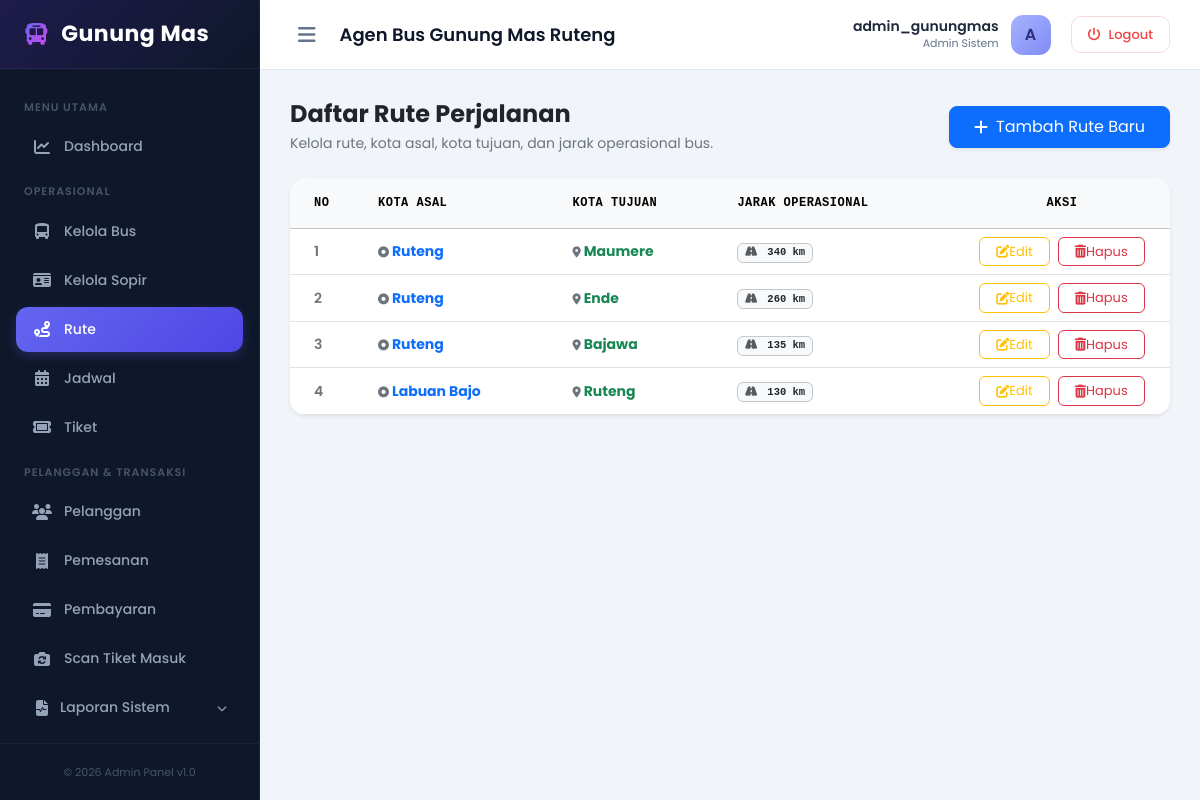
Page /dashboard/rute/ (signed in) on the committed database.
### core/models.py (models this page shows, shortened)
class Rute(models.Model):
    id_rute = models.AutoField(primary_key=True)
    kota_asal = models.CharField(max_length=50)
    kota_tujuan = models.CharField(max_length=50)
    jarak = models.CharField(max_length=20, blank=True, null=True)

### core/views.py (the view)
# urls.py: path('dashboard/rute/', views.rute_index, name='rute_index'),
def rute_index(request):
    if 'admin_id' not in request.session:
        return redirect('login')
    semua_rute = Rute.objects.all().order_by('-id_rute')
    context = {
        'username': request.session.get('admin_username'),
        'semua_rute': semua_rute
    }
    return render(request, 'core/rute/index.html', context)

### core/templates/core/rute/index.html (shortened to what this page needs)
{% extends 'core/base_dashboard.html' %}
{% block content %}
<div class="d-flex flex-column flex-md-row justify-content-between align-items-start align-items-md-center mb-4 gap-3">
    <div>
        <h4 class="fw-bold text-dark mb-1">Daftar Rute Perjalanan</h4>
        <p class="text-secondary small mb-0">Kelola rute, kota asal, kota tujuan, dan jarak operasional bus.</p>
    </div>
    <a href="{% url 'rute_add' %}" class="btn btn-primary px-4 py-2 rounded-3 shadow-sm d-flex align-items-center gap-2">
        <i class="fa-solid fa-plus"></i> Tambah Rute Baru
    </a>
</div>
<div class="card border-0 shadow-sm rounded-4 overflow-hidden">
    <div class="card-body p-0">
        <div class="table-responsive">
            <table class="table table-hover align-middle mb-0" style="min-width: 800px;">
                <thead class="table-light text-secondary font-monospace" style="font-size: 12px; letter-spacing: 0.5px;">
                    <tr>
                        <th class="py-3 ps-4" style="width: 80px;">NO</th>
                        <th class="py-3">KOTA ASAL</th>
                        <th class="py-3">KOTA TUJUAN</th>
                        <th class="py-3">JARAK OPERASIONAL</th>
                        <th class="py-3 pe-4 text-center" style="width: 200px;">AKSI</th>
                    </tr>
                </thead>
                <tbody class="text-dark" style="font-size: 14px;">
                    {% if semua_rute %}
                        {% for rute in semua_rute %}
                            <tr>
                                <td class="ps-4 fw-semibold text-secondary">{{ forloop.counter }}</td>
                                <td class="fw-bold text-primary">
                                    <i class="fa-solid fa-circle-dot me-1.5 text-secondary" style="font-size: 11px;"></i> {{ rute.kota_asal }}
                                </td>
                                <td class="fw-bold text-success">
                                    <i class="fa-solid fa-location-dot me-1.5 text-secondary" style="font-size: 11px;"></i> {{ rute.kota_tujuan }}
                                </td>
                                <td>
                                    {% if rute.jarak %}
                                        <span class="badge bg-light text-dark border border-secondary-subtle px-2.5 py-1.5 font-monospace fs-13">
                                            <i class="fa-solid fa-road me-1 text-muted"></i> {{ rute.jarak }}
                                        </span>
                                    {% else %}
                                        <span class="text-muted font-italic">-</span>
                                    {% endif %}
                                </td>
                                <td class="pe-4 text-center">
                                    <div class="d-flex justify-content-center gap-2">
                                        <a href="{% url 'rute_edit' rute.id_rute %}" class="btn btn-sm btn-outline-warning px-3 rounded-2 d-flex align-items-center gap-1.5" style="font-size: 13px;">
                                            <i class="fa-solid fa-pen-to-square"></i> Edit
                                        </a>
                                        <form action="{% url 'rute_delete' rute.id_rute %}" method="POST" class="delete-form d-inline-block">
                                            <button type="button" class="btn btn-sm btn-outline-danger px-3 rounded-2 delete-btn d-flex align-items-center gap-1.5" style="font-size: 13px;" data-name="{{ rute.kota_asal }} - {{ rute.kota_tujuan }}">
                                                <i class="fa-solid fa-trash-can"></i> Hapus
                                            </button>
                                        </form>
                                    </div>
                                </td>
                            </tr>
                        {% endfor %}
                    {% endif %}
                </tbody>
            </table>
        </div>
    </div>
</div>
{% endblock %}

### core/templates/core/base_dashboard.html (style rules this page uses)
:root { --sidebar-width: 260px; --navbar-height: 70px; --primary-color: #4f46e5; --primary-hover: #4338ca; --dark-navy: #0f172a; --slate-gray: #f8fafc; --border-color: #e2e8f0; }
body { font-family: 'Poppins', sans-serif; background-color: #f1f5f9; color: #1e293b; min-height: 100vh; overflow-x: hidden; }

### rows in the picture
Rute: kota_asal "Ruteng", kota_tujuan "Maumere", jarak "340 km"
Rute: kota_asal "Ruteng", kota_tujuan "Ende", jarak "260 km"
Rute: kota_asal "Ruteng", kota_tujuan "Bajawa", jarak "135 km"
Rute: kota_asal "Labuan Bajo", kota_tujuan "Ruteng", jarak "130 km"

### other values in the picture
{{ request.session.admin_username }} "admin_gunungmas"
{{ request.session.admin_username|slice:":1"|upper }} "A"
